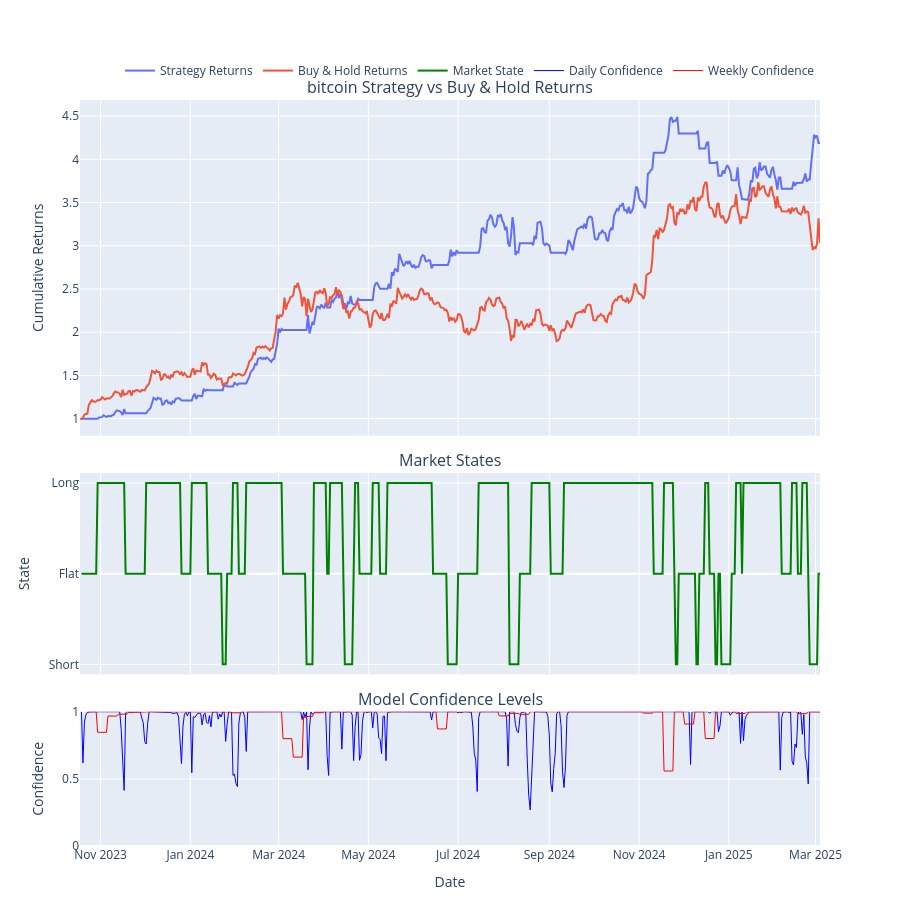

Here is the notebook cell this chart was saved with:
### Code cell
states = model.ensemble_predict(test, selected_features, show_voting_table=True)
results = model.simulate_trading(test, states)
metrics = model.evaluate(results)

### Figure 1 — Plotly figure (JSON) as saved in the notebook; plotly's stock layout.template omitted (floating-point values rounded to 4 significant figures; data arrays with more than 128 entries replaced by an {"elided": "..."} marker saying what was removed)
{"data": [{"mode": "lines", "name": "Strategy Returns", "type": "scatter", "x": {"elided": "504 str values"}, "xaxis": "x", "y": {"elided": "504 float values"}, "yaxis": "y"}, {"mode": "lines", "name": "Buy & Hold Returns", "type": "scatter", "x": {"elided": "504 str values"}, "xaxis": "x", "y": {"elided": "504 float values"}, "yaxis": "y"}, {"hovertext": {"elided": "504 str values"}, "line": {"color": "green"}, "mode": "lines", "name": "Market State", "type": "scatter", "x": {"elided": "504 str values"}, "xaxis": "x2", "y": {"elided": "504 int values"}, "yaxis": "y2"}, {"line": {"color": "blue", "width": 1}, "mode": "lines", "name": "Daily Confidence", "type": "scatter", "x": {"elided": "503 str values"}, "xaxis": "x3", "y": {"elided": "503 float values"}, "yaxis": "y3"}, {"line": {"color": "red", "width": 1}, "mode": "lines", "name": "Weekly Confidence", "type": "scatter", "x": {"elided": "503 str values"}, "xaxis": "x3", "y": {"elided": "503 float values"}, "yaxis": "y3"}], "layout": {"annotations": [{"font": {"size": 16}, "showarrow": false, "text": "bitcoin Strategy vs Buy & Hold Returns", "x": 0.5, "xanchor": "center", "xref": "paper", "y": 1, "yanchor": "bottom", "yref": "paper"}, {"font": {"size": 16}, "showarrow": false, "text": "Market States", "x": 0.5, "xanchor": "center", "xref": "paper", "y": 0.5, "yanchor": "bottom", "yref": "paper"}, {"font": {"size": 16}, "showarrow": false, "text": "Model Confidence Levels", "x": 0.5, "xanchor": "center", "xref": "paper", "y": 0.18, "yanchor": "bottom", "yref": "paper"}], "height": 900, "legend": {"orientation": "h", "x": 1, "xanchor": "right", "y": 1.02, "yanchor": "bottom"}, "margin": {"b": 50, "t": 100}, "showlegend": true, "xaxis": {"anchor": "y", "domain": [0, 1], "matches": "x3", "showticklabels": false}, "xaxis2": {"anchor": "y2", "domain": [0, 1], "matches": "x3", "showticklabels": false}, "xaxis3": {"anchor": "y3", "domain": [0, 1], "title": {"text": "Date"}}, "yaxis": {"anchor": "x", "domain": [0.55, 1], "title": {"text": "Cumulative Returns"}}, "yaxis2": {"anchor": "x2", "domain": [0.23, 0.5], "ticktext": ["Short", "Flat", "Long"], "tickvals": [-1, 0, 1], "title": {"text": "State"}}, "yaxis3": {"anchor": "x3", "domain": [0, 0.18], "range": [0, 1], "title": {"text": "Confidence"}}}}
